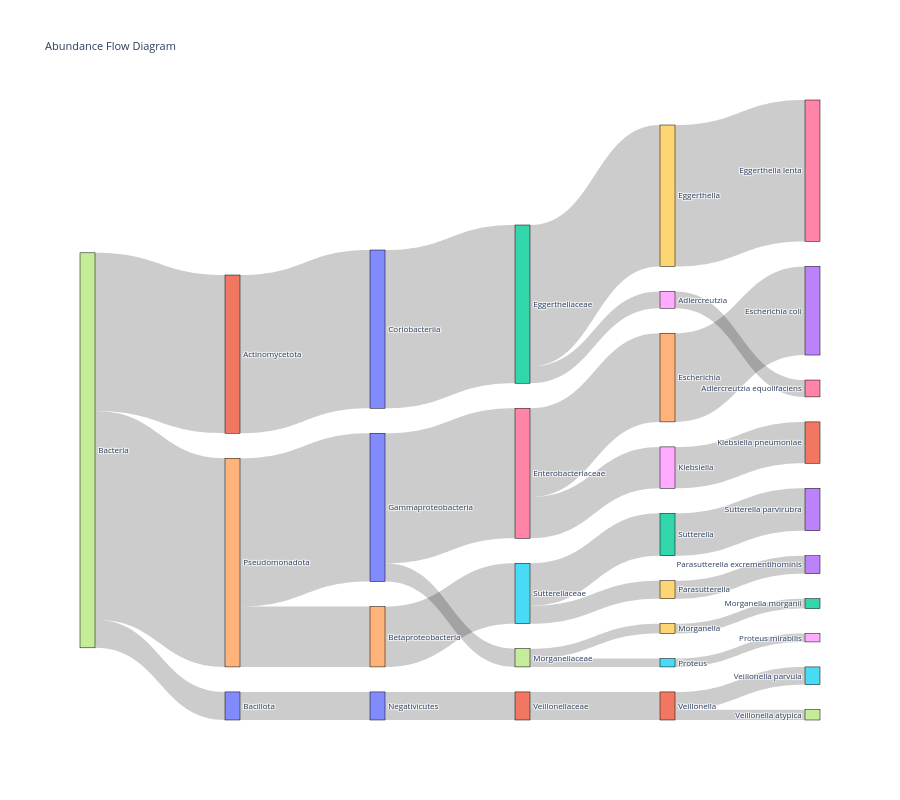

Here is the notebook cell this chart was saved with:
### Code cell
operon_abd_data_CD = mds.filter.obs(pl.col("disease_group") == "CD").groupby.var(["pfam_domain","species"]).agg("sum").groupby.var(["species"]).agg("median")
operon_abd_data_CD.pl.sankey(
   hierarchy_cols=["domain","phylum","class","family","genus", "species"], min_abundance=0.5
)

### Figure 1 — Plotly figure (JSON) as saved in the notebook; plotly's stock layout.template omitted (floating-point values rounded to 4 significant figures)
{"data": [{"link": {"hovertemplate": "Flow from %{source.label} to %{target.label}: %{value:.2e}<extra></extra>", "source": [17, 24, 14, 25, 9, 24, 0, 7, 29, 0, 6, 4, 17, 30, 20, 21, 31, 7, 5, 17, 11, 10, 22, 19, 31, 22, 8, 25, 12, 6, 28], "target": [24, 14, 25, 9, 23, 0, 7, 29, 2, 6, 4, 13, 30, 20, 21, 31, 15, 5, 18, 11, 10, 22, 19, 16, 27, 8, 26, 12, 3, 28, 1], "value": [17.61, 5.095, 5.095, 1.512, 1.512, 12.52, 1.543, 0.8401, 0.8401, 10.98, 7.483, 7.483, 2.37, 2.37, 2.37, 2.37, 1.496, 0.703, 0.703, 13.36, 13.36, 13.36, 11.93, 11.93, 0.8742, 1.423, 1.423, 3.583, 3.583, 3.493, 3.493]}, "node": {"label": ["Gammaproteobacteria", "Klebsiella pneumoniae", "Morganella morganii", "Sutterella parvirubra", "Escherichia", "Proteus", "Enterobacteriaceae", "Morganellaceae", "Adlercreutzia", "Parasutterella", "Coriobacteriia", "Actinomycetota", "Sutterella", "Escherichia coli", "Betaproteobacteria", "Veillonella parvula", "Eggerthella lenta", "Bacteria", "Proteus mirabilis", "Eggerthella", "Negativicutes", "Veillonellaceae", "Eggerthellaceae", "Parasutterella excrementihominis", "Pseudomonadota", "Sutterellaceae", "Adlercreutzia equolifaciens", "Veillonella atypica", "Klebsiella", "Morganella", "Bacillota", "Veillonella"], "line": {"color": "black", "width": 0.5}, "pad": 25, "thickness": 15}, "type": "sankey"}], "layout": {"font": {"size": 8}, "height": 800, "title": {"text": "Abundance Flow Diagram"}}}
